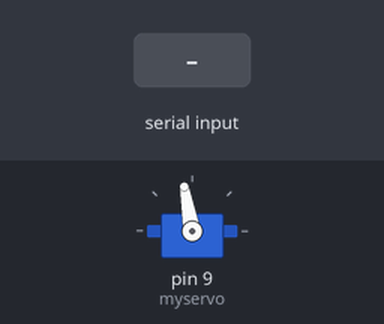
The sketch below on a simulated Arduino Uno, built with avr-gcc and run on an emulated ATmega328P. On the bench: servo. The test bench sets the inputs (shaded band). What the sketch prints to the serial monitor is not drawn.

Above: at 1.2 s.
1.3 s: "<2>" received over Serial
At 1.6 s:
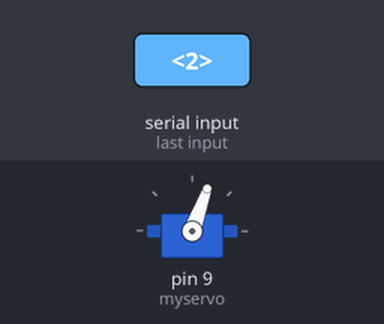
2.8 s: "<1>" received over Serial
At 4.0 s:
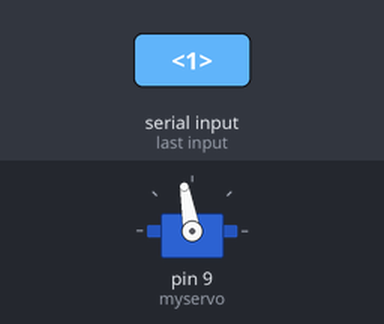
Timing chart, 0 to 5.8 s (numbered marks = the images above; inputs shaded):
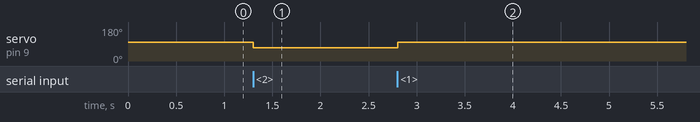

The sketch:

Endeffector_Control_Example.ino
```cpp
#include <Servo.h> // Include the Servo library

Servo myservo; // Create a servo object to control (MAX 7.4V)

int KiriState = 0; // 0 closed, 1 open
//const int buttonPin = 2; // arduino pin the button is wired to
const int openPosition = 100; // position of servo when kirigami is open ; theta
const int closedPosition = 70; // position of servo when kirigami is closed ; theta


String init_input;
String user_input;


boolean newData = false;
const byte numChars = 6;
char receivedChars[numChars];

void setup() {
  myservo.attach(9); //  Attaches the servo on pin 9 to the servo object
  myservo.write(openPosition); // start with kirispoon open


  Serial.begin(9600);
  Serial.print("Begin"); // tells user when the main loop (void loop()) is about to begin
}

void loop() {
   if(Serial.available())
   {
      recvWithStartEndMarkers(); // get the chrcters between the strt/end mrkers
      init_input = showNewData(); // mke the input chrcters into  string

      user_input = getValue(init_input,',',0); // first input is user input


      if (user_input == "1") // OPEN
      {
        KiriState = 1; // change the kirigami state to open
        myservo.write(openPosition); // move servo to open position
        Serial.print("open   ");

      }
      else if(user_input == "2") // CLOSE
      {
        KiriState = 0; // change the kirigami state to closed
        myservo.write(closedPosition); // move servo to closed position
        Serial.print("closed   ");

      }
  }

}


void recvWithStartEndMarkers() {
    static boolean recvInProgress = false;
    static byte ndx = 0;
    char startMarker = '<';
    char endMarker = '>';
    char rc;

    while (Serial.available() > 0 && newData == false) {
        rc = Serial.read();

        if (recvInProgress == true) {
            if (rc != endMarker) {
                receivedChars[ndx] = rc;
                ndx++;
                if (ndx >= numChars) {
                    ndx = numChars - 1;
                }
            }
            else {
                receivedChars[ndx] = '\0'; // terminate the string
                recvInProgress = false;
                ndx = 0;
                newData = true;
            }
        }
        else if (rc == startMarker) {
            recvInProgress = true;
        }
    }
}


String showNewData() {
    String s;
    if (newData == true) {
        newData = false;

        int ch_size;
        char temp = 'a';

        ch_size = sizeof(receivedChars)/sizeof(temp);
        s = convertToString(receivedChars, ch_size);
    }
    return s;
}


String convertToString(char* a, int size)
{
    int i;
    String s = "";
    for (i = 0; i < size; i++) {
        s = s + a[i];
    }
    return s;
}

String getValue(String data, char separator, int index)
{
  int found = 0;
  int strIndex[] = {0, -1};
  int maxIndex = data.length()-1;

  for(int i=0; i<=maxIndex && found<=index; i++){
    if(data.charAt(i)==separator || i==maxIndex){
        found++;
        strIndex[0] = strIndex[1]+1;
        strIndex[1] = (i == maxIndex) ? i+1 : i;
    }
  }
  return found>index ? data.substring(strIndex[0], strIndex[1]) : "";
}
```

Measured:
- after the input at 1.3 s, servo on pin 9 (myservo): 100° → 70° at once
- after the input at 2.8 s, servo on pin 9 (myservo): 70° → 100° at once
